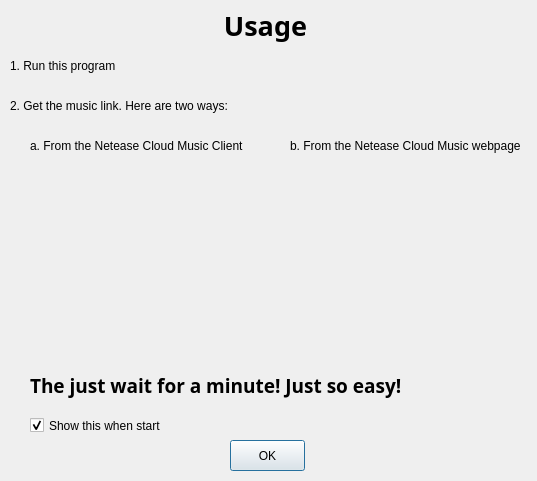
<?xml version="1.0" encoding="UTF-8"?>
<ui version="4.0">
 <class>Guidance</class>
 <widget class="QDialog" name="Guidance">
  <property name="geometry">
   <rect>
    <x>0</x>
    <y>0</y>
    <width>537</width>
    <height>481</height>
   </rect>
  </property>
  <property name="windowTitle">
   <string>Usage</string>
  </property>
  <widget class="QPushButton" name="pushButtonOK">
   <property name="geometry">
    <rect>
     <x>230</x>
     <y>440</y>
     <width>75</width>
     <height>31</height>
    </rect>
   </property>
   <property name="text">
    <string>OK</string>
   </property>
  </widget>
  <widget class="QLabel" name="labelFromWebPic">
   <property name="geometry">
    <rect>
     <x>290</x>
     <y>160</y>
     <width>241</width>
     <height>191</height>
    </rect>
   </property>
   <property name="text">
    <string/>
   </property>
   <property name="pixmap">
    <pixmap resource="res.qrc">:/image/pic/image/pic/getlink2.png</pixmap>
   </property>
   <property name="scaledContents">
    <bool>true</bool>
   </property>
  </widget>
  <widget class="QLabel" name="labelFromClientPic">
   <property name="geometry">
    <rect>
     <x>30</x>
     <y>160</y>
     <width>241</width>
     <height>191</height>
    </rect>
   </property>
   <property name="text">
    <string/>
   </property>
   <property name="pixmap">
    <pixmap resource="res.qrc">:/image/pic/image/pic/getlink1.png</pixmap>
   </property>
   <property name="scaledContents">
    <bool>true</bool>
   </property>
  </widget>
  <widget class="QLabel" name="labelUsage">
   <property name="geometry">
    <rect>
     <x>190</x>
     <y>0</y>
     <width>151</width>
     <height>51</height>
    </rect>
   </property>
   <property name="font">
    <font>
     <family>楷体</family>
     <pointsize>20</pointsize>
     <weight>75</weight>
     <bold>true</bold>
    </font>
   </property>
   <property name="text">
    <string>Usage</string>
   </property>
   <property name="scaledContents">
    <bool>false</bool>
   </property>
   <property name="alignment">
    <set>Qt::AlignCenter</set>
   </property>
  </widget>
  <widget class="QLabel" name="labelStep1">
   <property name="geometry">
    <rect>
     <x>10</x>
     <y>50</y>
     <width>281</width>
     <height>31</height>
    </rect>
   </property>
   <property name="text">
    <string>1. Run this program</string>
   </property>
  </widget>
  <widget class="QLabel" name="labelStep2">
   <property name="geometry">
    <rect>
     <x>10</x>
     <y>90</y>
     <width>481</width>
     <height>31</height>
    </rect>
   </property>
   <property name="text">
    <string>2. Get the music link. Here are two ways:</string>
   </property>
  </widget>
  <widget class="QLabel" name="labelFromClient">
   <property name="geometry">
    <rect>
     <x>30</x>
     <y>136</y>
     <width>241</width>
     <height>20</height>
    </rect>
   </property>
   <property name="text">
    <string>a. From the Netease Cloud Music Client</string>
   </property>
  </widget>
  <widget class="QLabel" name="labelFromWeb">
   <property name="geometry">
    <rect>
     <x>290</x>
     <y>136</y>
     <width>241</width>
     <height>20</height>
    </rect>
   </property>
   <property name="text">
    <string>b. From the Netease Cloud Music webpage</string>
   </property>
  </widget>
  <widget class="QLabel" name="labelStep3">
   <property name="geometry">
    <rect>
     <x>30</x>
     <y>370</y>
     <width>501</width>
     <height>31</height>
    </rect>
   </property>
   <property name="font">
    <font>
     <family>黑体</family>
     <pointsize>14</pointsize>
     <weight>75</weight>
     <bold>true</bold>
    </font>
   </property>
   <property name="text">
    <string>The just wait for a minute! Just so easy!</string>
   </property>
  </widget>
  <widget class="QCheckBox" name="checkBoxShowOnStart">
   <property name="geometry">
    <rect>
     <x>30</x>
     <y>410</y>
     <width>241</width>
     <height>31</height>
    </rect>
   </property>
   <property name="text">
    <string>Show this when start</string>
   </property>
   <property name="checked">
    <bool>true</bool>
   </property>
  </widget>
 </widget>
 <resources>
  <include location="res.qrc"/>
 </resources>
 <connections/>
</ui>
